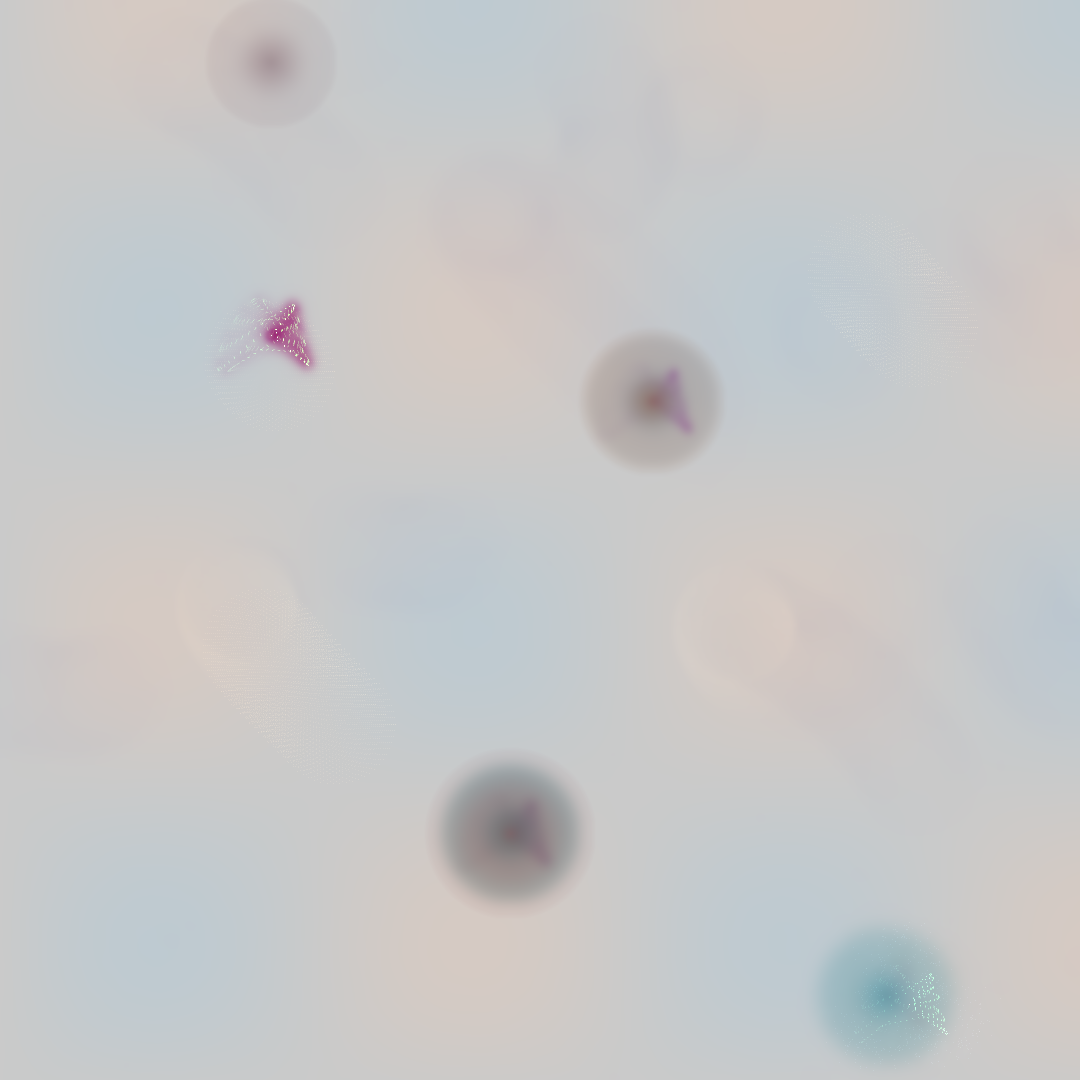

This chart was generated by the following Python code:
import numpy as np
from PIL import Image
import math
import colorsys
from scipy.ndimage import gaussian_filter

# Algorithmic Dreams - Where Mathematics Loses Its Rigidity
# In sleep, algorithms blend and merge, rules become suggestions

WIDTH, HEIGHT = 1080, 1080

# Initialize the dream canvas with subtle noise
dream_canvas = np.random.normal(0.05, 0.02, (HEIGHT, WIDTH, 3))
dream_canvas = np.clip(dream_canvas, 0, 1)

# Dream state controller
class DreamState:
    def __init__(self):
        self.depth = 0.0  # 0 = light sleep, 1 = deep REM
        self.lucidity = 0.5  # How much control vs chaos
        self.memory_fragments = []  # Pieces of past algorithms
        self.current_theme = 'entering_sleep'
        
    def descend_deeper(self):
        """Go deeper into dream state"""
        self.depth = min(1.0, self.depth + 0.04)  # Descend faster
        self.lucidity = 0.5 + 0.3 * math.sin(self.depth * math.pi * 4)  # Oscillating lucidity
        
        # Dream themes evolve with depth
        if self.depth < 0.3:
            self.current_theme = 'entering_sleep'
        elif self.depth < 0.6:
            self.current_theme = 'memory_blend'
        elif self.depth < 0.8:
            self.current_theme = 'transformation'
        else:
            self.current_theme = 'deep_abstraction'

# Create dream fragments from past algorithms
class DreamFragment:
    def __init__(self, fragment_type, position, dream_state):
        self.type = fragment_type
        self.position = np.array(position, dtype=float)
        self.dream_state = dream_state
        self.age = 0
        self.dissolved = False
        
        # Each fragment has different behaviors
        if fragment_type == 'cellular':
            self.color = np.array([0.3, 0.5, 0.8])
            self.size = 50
            self.pattern = self._cellular_dream
        elif fragment_type == 'wave':
            self.color = np.array([0.5, 0.8, 0.7])
            self.size = 100
            self.pattern = self._wave_dream
        elif fragment_type == 'growth':
            self.color = np.array([0.3, 0.8, 0.3])
            self.size = 80
            self.pattern = self._growth_dream
        elif fragment_type == 'particle':
            self.color = np.array([0.8, 0.6, 0.3])
            self.size = 30
            self.pattern = self._particle_dream
        else:  # emotion
            self.color = np.array([0.8, 0.3, 0.5])
            self.size = 60
            self.pattern = self._emotion_dream
    
    def dream(self, canvas):
        """Let the fragment express itself in dream-logic"""
        if not self.dissolved:
            self.pattern(canvas)
            self.age += 1
            
            # Fragments can transform in deep dreams
            if self.dream_state.depth > 0.7 and np.random.random() < 0.01:
                self._transform()
            
            # Fragments slowly dissolve
            if self.age > 100 and np.random.random() < 0.02:
                self.dissolved = True
    
    def _transform(self):
        """Fragment transforms into another type"""
        types = ['cellular', 'wave', 'growth', 'particle', 'emotion']
        types.remove(self.type)
        new_type = np.random.choice(types)
        
        # Smooth transformation
        old_color = self.color.copy()
        self.__init__(new_type, self.position, self.dream_state)
        self.color = (old_color + self.color) / 2
    
    def _cellular_dream(self, canvas):
        """Cellular automata but with dream distortions"""
        cx, cy = int(self.position[0]), int(self.position[1])
        
        # Dream cells don't follow strict rules
        for i in range(20):
            angle = (i / 20) * 2 * math.pi
            
            # Position warps in dreams
            dream_warp = self.dream_state.depth * 20
            r = self.size + dream_warp * math.sin(angle * 3 + self.age * 0.1)
            
            x = cx + r * math.cos(angle)
            y = cy + r * math.sin(angle)
            
            # Draw dream cells
            for cell in range(5):
                cell_x = x + np.random.normal(0, 10 * self.dream_state.depth)
                cell_y = y + np.random.normal(0, 10 * self.dream_state.depth)
                
                if 0 <= cell_x < WIDTH and 0 <= cell_y < HEIGHT:
                    # Color shifts in dreams
                    color_shift = np.random.normal(0, 0.1 * self.dream_state.depth, 3)
                    dream_color = np.clip(self.color + color_shift, 0, 1)
                    
                    fade = 1 - (self.age / 200)
                    canvas[int(cell_y), int(cell_x)] += dream_color * fade * 0.1
        
        # Dream drift
        self.position += np.random.normal(0, 2, 2)
        self.position = np.clip(self.position, 0, [WIDTH, HEIGHT])
    
    def _wave_dream(self, canvas):
        """Waves that behave like memories"""
        cx, cy = int(self.position[0]), int(self.position[1])
        
        # Waves ripple outward but with dream distortion
        radius = (self.age * 5) % 150
        
        for angle in np.linspace(0, 2 * math.pi, 100):
            # Wave equation breaks down in dreams
            wave_distort = math.sin(angle * 5 + self.age * 0.1) * self.dream_state.depth
            r = radius + wave_distort * 30
            
            x = cx + r * math.cos(angle)
            y = cy + r * math.sin(angle)
            
            if 0 <= x < WIDTH and 0 <= y < HEIGHT:
                intensity = math.exp(-radius / 100) * (1 - self.dream_state.depth * 0.5)
                
                # Waves can be different colors in dreams
                hue_shift = (self.age * 0.01 + angle * 0.1) * self.dream_state.depth
                h, s, v = colorsys.rgb_to_hsv(*self.color)
                h = (h + hue_shift) % 1
                
                dream_color = np.array(colorsys.hsv_to_rgb(h, s, v))
                canvas[int(y), int(x)] += dream_color * intensity * 0.15
    
    def _growth_dream(self, canvas):
        """L-systems that grow in impossible ways"""
        cx, cy = int(self.position[0]), int(self.position[1])
        
        # Growth can happen in multiple directions in dreams
        num_branches = int(3 + self.dream_state.depth * 5)
        
        for branch in range(num_branches):
            angle = (branch / num_branches) * 2 * math.pi + self.age * 0.02
            
            # Branches can curve in dreams
            for step in range(30):
                curve = math.sin(step * 0.2) * self.dream_state.depth * 30
                
                x = cx + step * math.cos(angle) + curve
                y = cy + step * math.sin(angle) + curve * math.cos(angle)
                
                if 0 <= x < WIDTH and 0 <= y < HEIGHT:
                    # Growth fades with distance
                    fade = 1 - (step / 30)
                    
                    # Dream colors
                    dream_color = self.color * (1 - self.dream_state.depth * 0.3)
                    dream_color[1] = min(1, dream_color[1] + fade * 0.3)  # Greener at tips
                    
                    canvas[int(y), int(x)] += dream_color * fade * 0.2
    
    def _particle_dream(self, canvas):
        """Particles that leave trails of light"""
        # Update position with dream physics
        velocity = np.array([
            math.sin(self.age * 0.1) * 5,
            math.cos(self.age * 0.08) * 5
        ])
        
        # In deep dreams, particles can teleport
        if self.dream_state.depth > 0.8 and np.random.random() < 0.05:
            self.position = np.random.rand(2) * [WIDTH, HEIGHT]
        else:
            self.position += velocity * (1 + self.dream_state.depth)
            self.position = self.position % [WIDTH, HEIGHT]
        
        cx, cy = int(self.position[0]), int(self.position[1])
        
        # Draw particle with dream glow
        glow_size = int(self.size * (1 + self.dream_state.depth))
        
        for r in range(glow_size, 0, -2):
            alpha = (r / glow_size) ** 2
            
            for angle in np.linspace(0, 2 * math.pi, max(8, r)):
                x = cx + r * math.cos(angle)
                y = cy + r * math.sin(angle)
                
                if 0 <= x < WIDTH and 0 <= y < HEIGHT:
                    canvas[int(y), int(x)] += self.color * alpha * 0.05
    
    def _emotion_dream(self, canvas):
        """Emotions as color fields that blend and merge"""
        cx, cy = int(self.position[0]), int(self.position[1])
        
        # Emotions spread like paint in water
        spread = self.size * (1 + self.age * 0.01)
        
        for y in range(max(0, cy - int(spread)), min(HEIGHT, cy + int(spread))):
            for x in range(max(0, cx - int(spread)), min(WIDTH, cx + int(spread))):
                distance = math.sqrt((x - cx)**2 + (y - cy)**2)
                
                if distance < spread:
                    # Emotion intensity with dream fluctuations
                    intensity = math.exp(-distance / (spread * 0.5))
                    intensity *= (1 + 0.3 * math.sin(distance * 0.1 + self.age * 0.1))
                    
                    # Colors blend differently in dreams
                    blend_factor = intensity * 0.1 * (1 - self.dream_state.lucidity)
                    
                    current = canvas[y, x]
                    canvas[y, x] = current * (1 - blend_factor) + self.color * blend_factor

# Initialize dream
print("Entering algorithmic dreamscape...")
dream_state = DreamState()
fragments = []

# The dream unfolds
for moment in range(150):  # Shorter dream
    if moment % 30 == 0:
        print(f"Dream moment {moment}: {dream_state.current_theme}, depth: {dream_state.depth:.2f}")
    
    # Descend deeper into sleep
    dream_state.descend_deeper()
    
    # Spawn new fragments based on dream theme
    if np.random.random() < 0.05 + dream_state.depth * 0.05:
        fragment_types = ['cellular', 'wave', 'growth', 'particle', 'emotion']
        
        # Deep dreams favor certain types
        if dream_state.current_theme == 'memory_blend':
            weights = [0.3, 0.2, 0.2, 0.2, 0.1]
        elif dream_state.current_theme == 'transformation':
            weights = [0.1, 0.3, 0.1, 0.3, 0.2]
        else:
            weights = [0.2, 0.2, 0.2, 0.2, 0.2]
        
        ftype = np.random.choice(fragment_types, p=weights)
        position = np.random.rand(2) * [WIDTH, HEIGHT]
        
        fragments.append(DreamFragment(ftype, position, dream_state))
    
    # Let fragments dream
    for fragment in fragments:
        fragment.dream(dream_canvas)
    
    # Apply dream effects
    if moment % 10 == 0:
        # Dreams blur and blend
        blur_amount = 0.5 + dream_state.depth * 2
        for c in range(3):
            dream_canvas[:, :, c] = gaussian_filter(dream_canvas[:, :, c], sigma=blur_amount)
        
        # Dream color shifts
        if dream_state.current_theme == 'deep_abstraction':
            # Invert colors occasionally
            if np.random.random() < 0.1:
                dream_canvas = 1 - dream_canvas
            
            # Rotate hues
            for y in range(HEIGHT):
                for x in range(WIDTH):
                    h, s, v = colorsys.rgb_to_hsv(*dream_canvas[y, x])
                    h = (h + 0.01) % 1
                    dream_canvas[y, x] = colorsys.hsv_to_rgb(h, s, v)
    
    # Dream persistence - old patterns fade slowly
    dream_canvas *= 0.995
    
    # Remove dissolved fragments
    fragments = [f for f in fragments if not f.dissolved]

# Add final dream overlay - the moment between sleep and waking
print("Emerging from the dream...")

# Create interference pattern overlay
for y in range(HEIGHT):
    for x in range(WIDTH):
        # Interference based on position
        interference = math.sin(x * 0.01) * math.cos(y * 0.01)
        
        # Add to specific color channels for dream-like quality
        dream_canvas[y, x, 0] += interference * 0.05  # Red channel
        dream_canvas[y, x, 2] -= interference * 0.03  # Blue channel

# Create dream memory - a faint overlay showing the journey
memory_overlay = np.zeros((HEIGHT, WIDTH, 3))
for fragment in dream_state.memory_fragments[-20:]:  # Last 20 memories
    if 'position' in fragment:
        x, y = int(fragment['position'][0]), int(fragment['position'][1])
        if 0 <= x < WIDTH and 0 <= y < HEIGHT:
            memory_overlay[y, x] = [0.1, 0.1, 0.2]

# Blend memory overlay
dream_canvas = dream_canvas * 0.9 + memory_overlay * 0.1

# Normalize and save
dream_canvas = np.clip(dream_canvas, 0, 1)
image_array = (dream_canvas * 255).astype(np.uint8)

image = Image.fromarray(image_array, 'RGB')
image.save('/home/norsninja/Art/artworks/2025-08-05_algorithmic_dreams/algorithmic_dreams_01.png')

print("Algorithmic dream complete.")
print("In dreams, mathematics becomes fluid, rules become suggestions.")
print("What emerged exists between memory and imagination.")